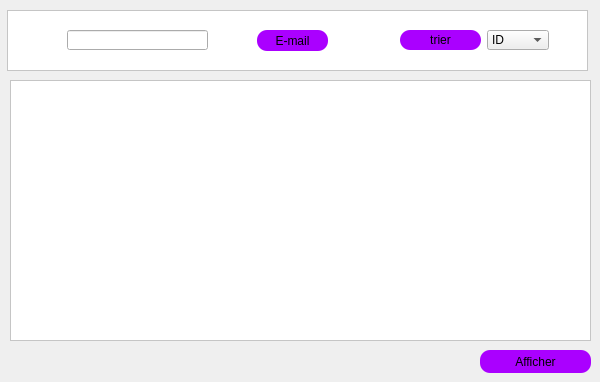
        <widget class="QWidget" name="tab_19">
         <attribute name="title">
          <string>Afficher menu</string>
         </attribute>
         <widget class="QPushButton" name="pb_affficher_3">
          <property name="geometry">
           <rect>
            <x>480</x>
            <y>350</y>
            <width>111</width>
            <height>23</height>
           </rect>
          </property>
          <property name="styleSheet">
           <string notr="true">border-radius: 10px;
border-color: rgb(0, 0, 0);
background-color: rgb(170, 0, 255);
</string>
          </property>
          <property name="text">
           <string>Afficher</string>
          </property>
         </widget>
         <widget class="QTableView" name="tablemenu">
          <property name="geometry">
           <rect>
            <x>10</x>
            <y>80</y>
            <width>581</width>
            <height>261</height>
           </rect>
          </property>
          <property name="styleSheet">
           <string notr="true">background-color: white;
font-size: 15px</string>
          </property>
         </widget>
         <widget class="QPushButton" name="pb_affficher_5">
          <property name="geometry">
           <rect>
            <x>400</x>
            <y>30</y>
            <width>81</width>
            <height>20</height>
           </rect>
          </property>
          <property name="styleSheet">
           <string notr="true">border-radius: 10px;
border-color: rgb(0, 0, 0);
background-color: rgb(170, 0, 255);</string>
          </property>
          <property name="text">
           <string>trier</string>
          </property>
         </widget>
         <widget class="QColumnView" name="columnView_4">
          <property name="geometry">
           <rect>
            <x>7</x>
            <y>10</y>
            <width>581</width>
            <height>61</height>
           </rect>
          </property>
          <property name="styleSheet">
           <string notr="true">background-color:white</string>
          </property>
         </widget>
         <widget class="QLineEdit" name="lineEdit_rechercher_ID_2">
          <property name="geometry">
           <rect>
            <x>67</x>
            <y>30</y>
            <width>141</width>
            <height>20</height>
           </rect>
          </property>
         </widget>
         <widget class="QPushButton" name="pushButton_6">
          <property name="geometry">
           <rect>
            <x>257</x>
            <y>30</y>
            <width>71</width>
            <height>21</height>
           </rect>
          </property>
          <property name="styleSheet">
           <string notr="true">border-radius: 10px;
border-color: rgb(0, 0, 0);
background-color: rgb(170, 0, 255);</string>
          </property>
          <property name="text">
           <string>E-mail</string>
          </property>
         </widget>
         <widget class="QComboBox" name="combobox_trie_2">
          <property name="geometry">
           <rect>
            <x>487</x>
            <y>30</y>
            <width>62</width>
            <height>20</height>
           </rect>
          </property>
          <item>
           <property name="text">
            <string>ID</string>
           </property>
          </item>
          <item>
           <property name="text">
            <string>jour</string>
           </property>
          </item>
          <item>
           <property name="text">
            <string>plat principale</string>
           </property>
          </item>
         </widget>
         <zorder>pb_affficher_3</zorder>
         <zorder>tablemenu</zorder>
         <zorder>columnView_4</zorder>
         <zorder>lineEdit_rechercher_ID_2</zorder>
         <zorder>pushButton_6</zorder>
         <zorder>combobox_trie_2</zorder>
         <zorder>pb_affficher_5</zorder>
        </widget>
